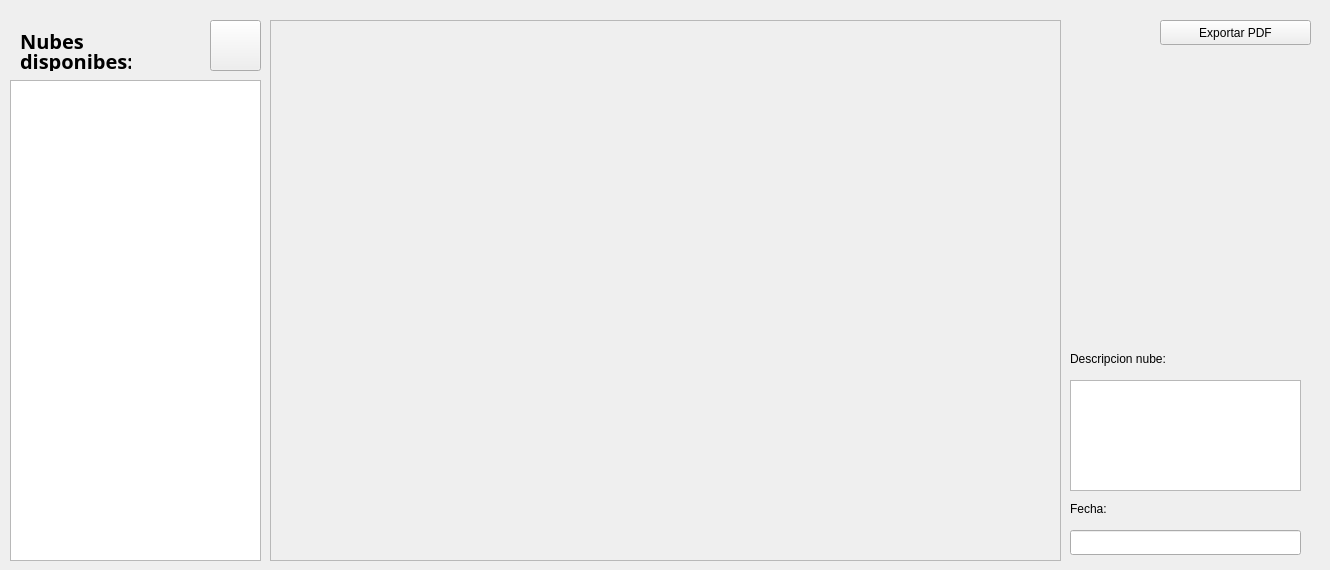
<?xml version="1.0" encoding="UTF-8"?>
<ui version="4.0">
 <class>Form</class>
 <widget class="QWidget" name="Form">
  <property name="geometry">
   <rect>
    <x>0</x>
    <y>0</y>
    <width>1330</width>
    <height>570</height>
   </rect>
  </property>
  <property name="windowTitle">
   <string>Form</string>
  </property>
  <widget class="QListWidget" name="nubesListWidget">
   <property name="geometry">
    <rect>
     <x>10</x>
     <y>80</y>
     <width>251</width>
     <height>481</height>
    </rect>
   </property>
   <property name="selectionMode">
    <enum>QAbstractItemView::MultiSelection</enum>
   </property>
  </widget>
  <widget class="QPushButton" name="verNubePushButton">
   <property name="geometry">
    <rect>
     <x>210</x>
     <y>20</y>
     <width>51</width>
     <height>51</height>
    </rect>
   </property>
   <property name="toolTip">
    <string>Visualizar nube seleccionada</string>
   </property>
   <property name="text">
    <string/>
   </property>
   <property name="icon">
    <iconset resource="iconos.qrc">
     <normaloff>:/newPrefix/icons8-eye-90.png</normaloff>:/newPrefix/icons8-eye-90.png</iconset>
   </property>
   <property name="iconSize">
    <size>
     <width>32</width>
     <height>32</height>
    </size>
   </property>
  </widget>
  <widget class="QPushButton" name="generarReportePushButton">
   <property name="geometry">
    <rect>
     <x>1160</x>
     <y>20</y>
     <width>151</width>
     <height>25</height>
    </rect>
   </property>
   <property name="text">
    <string>Exportar PDF</string>
   </property>
   <property name="icon">
    <iconset resource="iconos.qrc">
     <normaloff>:/newPrefix/icons8-menu-60.png</normaloff>:/newPrefix/icons8-menu-60.png</iconset>
   </property>
  </widget>
  <widget class="QWidget" name="vtkWidget" native="true">
   <property name="geometry">
    <rect>
     <x>280</x>
     <y>30</y>
     <width>771</width>
     <height>521</height>
    </rect>
   </property>
   <property name="cursor">
    <cursorShape>SizeAllCursor</cursorShape>
   </property>
  </widget>
  <widget class="QLabel" name="label_5">
   <property name="geometry">
    <rect>
     <x>1070</x>
     <y>350</y>
     <width>131</width>
     <height>17</height>
    </rect>
   </property>
   <property name="text">
    <string>Descripcion nube:</string>
   </property>
  </widget>
  <widget class="QTextEdit" name="descripcionNubeTextEdit">
   <property name="geometry">
    <rect>
     <x>1070</x>
     <y>380</y>
     <width>231</width>
     <height>111</height>
    </rect>
   </property>
  </widget>
  <widget class="QLabel" name="label_6">
   <property name="geometry">
    <rect>
     <x>1070</x>
     <y>500</y>
     <width>67</width>
     <height>17</height>
    </rect>
   </property>
   <property name="text">
    <string>Fecha:</string>
   </property>
  </widget>
  <widget class="QLineEdit" name="fechaLineEdit">
   <property name="geometry">
    <rect>
     <x>1070</x>
     <y>530</y>
     <width>231</width>
     <height>25</height>
    </rect>
   </property>
  </widget>
  <widget class="QFrame" name="frame">
   <property name="geometry">
    <rect>
     <x>270</x>
     <y>20</y>
     <width>791</width>
     <height>541</height>
    </rect>
   </property>
   <property name="frameShape">
    <enum>QFrame::StyledPanel</enum>
   </property>
   <property name="frameShadow">
    <enum>QFrame::Raised</enum>
   </property>
  </widget>
  <widget class="QLabel" name="label_10">
   <property name="geometry">
    <rect>
     <x>20</x>
     <y>50</y>
     <width>111</width>
     <height>21</height>
    </rect>
   </property>
   <property name="font">
    <font>
     <family>Yrsa</family>
     <pointsize>15</pointsize>
     <weight>75</weight>
     <bold>true</bold>
    </font>
   </property>
   <property name="text">
    <string>disponibes:</string>
   </property>
  </widget>
  <widget class="QLabel" name="label_4">
   <property name="geometry">
    <rect>
     <x>20</x>
     <y>30</y>
     <width>91</width>
     <height>21</height>
    </rect>
   </property>
   <property name="font">
    <font>
     <family>Yrsa</family>
     <pointsize>15</pointsize>
     <weight>75</weight>
     <bold>true</bold>
    </font>
   </property>
   <property name="text">
    <string>Nubes</string>
   </property>
  </widget>
  <zorder>frame</zorder>
  <zorder>vtkWidget</zorder>
  <zorder>nubesListWidget</zorder>
  <zorder>verNubePushButton</zorder>
  <zorder>generarReportePushButton</zorder>
  <zorder>label_5</zorder>
  <zorder>descripcionNubeTextEdit</zorder>
  <zorder>label_6</zorder>
  <zorder>fechaLineEdit</zorder>
  <zorder>label_10</zorder>
  <zorder>label_4</zorder>
 </widget>
 <resources>
  <include location="iconos.qrc"/>
 </resources>
 <connections/>
</ui>
